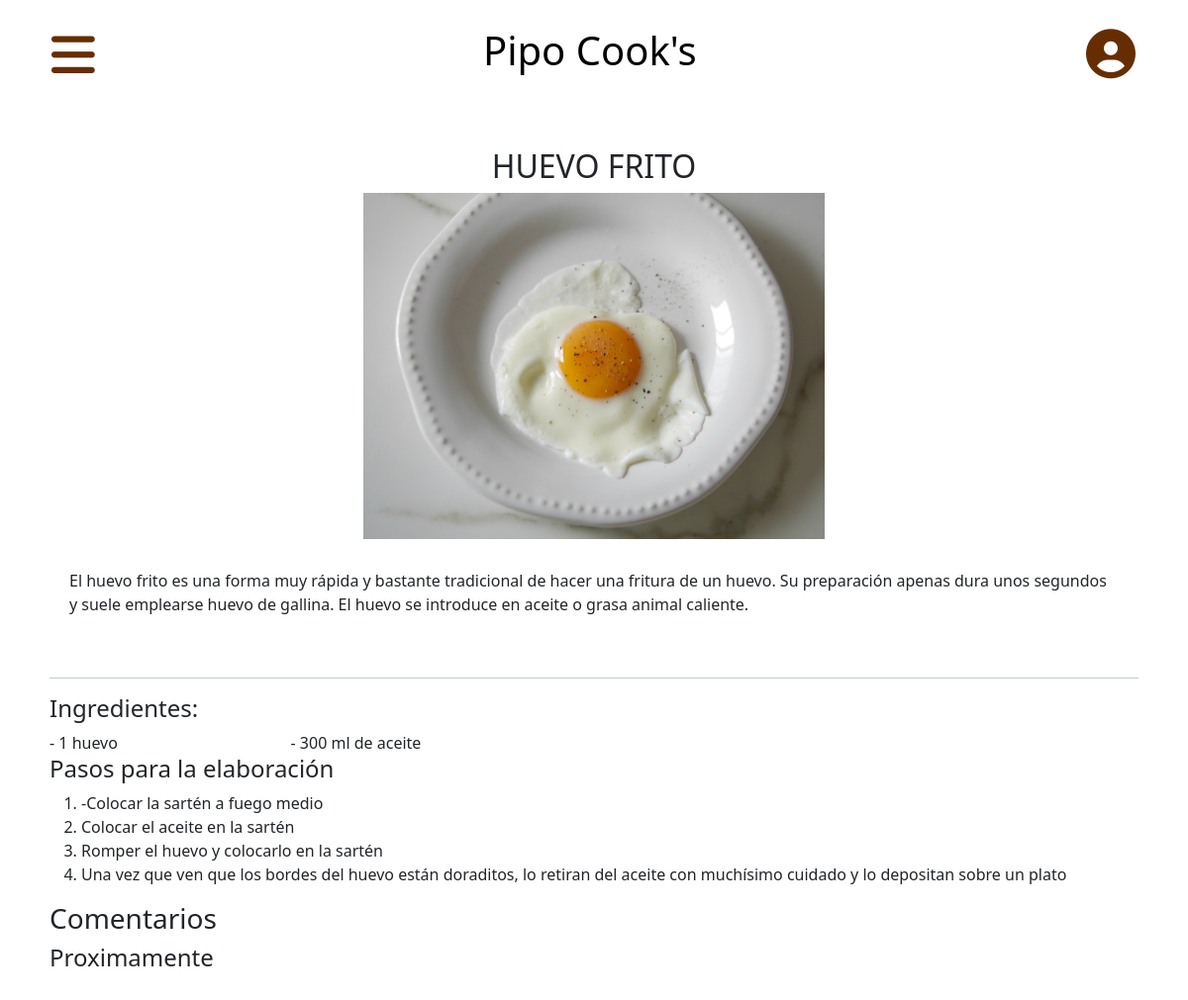
The page /pipocooks-PHP/templates/receta.php?idUsuario=1&idReceta=1 on the database its author committed.
### tables this page shows
CREATE TABLE `recetas` (
  `idReceta` int(11) NOT NULL,
  `nombre_receta` varchar(45) NOT NULL,
  `descripcion_receta` varchar(500) NOT NULL,
  `imagen_receta` varchar(100) NOT NULL
);

### pipocooks-PHP/templates/receta.php (the view, shortened to what this page needs)
<?php
$idUsuario = $_REQUEST["idUsuario"];
$idReceta = $_REQUEST["idReceta"];
$dbh = new PDO("mysql:host=$host;dbname=$dbname", $user, $pwd);
$consultaReceta = $dbh->prepare("select * from recetas where idReceta=" . $idReceta);
$consultaReceta->execute();
while($resultadoReceta = $consultaReceta->fetch(PDO::FETCH_ASSOC))
{
    $nombreReceta =  $resultadoReceta['nombre_receta'];
    $descripcionReceta =  $resultadoReceta['descripcion_receta'];
    $imagenReceta = $resultadoReceta['imagen_receta'];
}
$consultaIngredientes = $dbh->prepare("select * from ingredientes where idRecetaFK=" . $idReceta);
$consultaIngredientes->execute();
while($resultadoIngrediente = $consultaIngredientes->fetch(PDO::FETCH_ASSOC))
{
    $nombreIngrediente[] =  trim($resultadoIngrediente['nombre_ingrediente']);
    $cantidadIngrediente[] =  $resultadoIngrediente['cantidad'];
    $medidaIngrediente[] = $resultadoIngrediente['medida'];
}
$consultaPasos = $dbh->prepare("select * from pasos where idRecetaFK=" . $idReceta);
$consultaPasos->execute();
while($resultadoPasos = $consultaPasos->fetch(PDO::FETCH_ASSOC))
{
    $idPasos[] = $resultadoIngrediente['idIngrediente'];
    $descripcionPasos[] =  trim($resultadoPasos['descripcion_pasos']);
}
?>
<!DOCTYPE html>
<html lang="en">
<head>
    <link rel="stylesheet" href="../css/styles-index.css">
    <link rel="stylesheet" href="../css/styles-receta.css">
    <link href="https://cdn.jsdelivr.net/npm/bootstrap@5.1.3/dist/css/bootstrap.min.css" rel="stylesheet">
    <link href="https://cdn.jsdelivr.net/npm/bootstrap@5.2.1/dist/css/bootstrap.min.css" rel="stylesheet">
</head>
<body>
    <header class="header">
        <div class="nav" style="display: flex; justify-content: space-between;">
            <button class="btn btn-primary quitacolor" type="button" data-bs-toggle="offcanvas" data-bs-target="#offcanvasExample" aria-controls="offcanvasExample">
                <i class="fa-solid fa-bars" style="font-size: 50px;"></i>
            </button>
            <a href='../index.php?idUsuario=<?php echo $idUsuario ?>'><h1>Pipo Cook's</h1></a>
            <div class="dropdown">
                <button class="btn" type="button" id="dropdownMenuButton1" data-bs-toggle="dropdown" aria-expanded="false" style="font-size: 50px; text-align: end;"><i class="fa-solid fa-circle-user"></i>
                </button>
            </div>
        </div>
    </header>
    <main class="main espaciado">
        <div class="headerReceta">
            <h2><?php
            echo $nombreReceta; ?></h2>
        </div>
        <div class="receta">
            <img src="../img/<?php echo $imagenReceta; ?>" alt="<?php echo $nombreReceta; ?>" height="350px">
            <p class="descripcion"><?php echo $descripcionReceta; ?></p>
        </div>
        <hr>
        <section class="ingredientes">
            <h4 style="grid-area: ingredientes;">Ingredientes:</h4>
            <?php
            for($i = 0; $i < sizeof($nombreIngrediente); $i++){
                        ?>
            <div>- <?php echo $cantidadIngrediente[$i];
            if($medidaIngrediente[$i] != "unidad"){
                echo " ", $medidaIngrediente[$i], " de ";
                }
                echo " ", $nombreIngrediente[$i];?></div>
            <?php } ?>
        </section>
        <section class="pasos">
            <h4>Pasos para la elaboración</h4>
            <ol style="font-size: 16px;">
            <?php
            for($i = 0; $i < sizeof($idPasos); $i++){
                ?>
                <li><?php echo $descripcionPasos[$i]; ?></li>
                <?php } ?>
            </ol>
        </section>
        <section class="comentarios">
            <h3>Comentarios</h3>
            <h4>Proximamente</h4>
        </section>
    </main>
</body>
</html>

### pipocooks-PHP/css/styles-index.css (style rules this page uses)
* { margin: 0; padding: 0; text-decoration: none; }
body { display: flex; flex-direction: column; height: max-content; }
:root { --color-fuente: hsl(27, 100%, 20%); }
.btn-primary { background-color: white !important; border: none !important; }
.nav { margin: 10px 40px 0 40px; align-items: center; }
.fa-circle-user { color: var(--color-fuente); }
.fa-bars { color: var(--color-fuente); }

### pipocooks-PHP/css/styles-receta.css (style rules this page uses)
* { padding: 0; margin: 0; box-sizing: border-box; }
.espaciado { width: 100%; padding: 50px; margin: auto; }
.receta { display: grid; justify-items: center; }
.descripcion { padding: 30px 20px; }
.ingredientes { display: grid; grid-template-rows: auto auto; grid-template-areas: "ingredientes ingredientes"; width: 50%; }
.nav a { text-decoration: none; color: black; }
.headerReceta { text-align: center; }

### rows shown on the page
recetas: nombre_receta "HUEVO FRITO", imagen_receta (picture), descripcion_receta "El huevo frito es una forma muy rápida y bastante tradicional de hacer una fritura de un huevo. Su preparación apenas dura unos segundos y suele emplearse huevo de gallina. El huevo se introduce en aceite o grasa animal caliente."

### other values the page prints
$cantidadIngrediente[$i] "1"
$nombreIngrediente[$i] "huevo"
$cantidadIngrediente[$i] "300"
$medidaIngrediente[$i] "ml"
$nombreIngrediente[$i] "aceite"
$descripcionPasos[$i] "-Colocar la sartén a fuego medio"
$descripcionPasos[$i] "Colocar el aceite en la sartén"
$descripcionPasos[$i] "Romper el huevo y colocarlo en la sartén"
$descripcionPasos[$i] "Una vez que ven que los bordes del huevo están doraditos, lo retiran del aceite con muchísimo cuidado y lo depositan sobre un plato"
